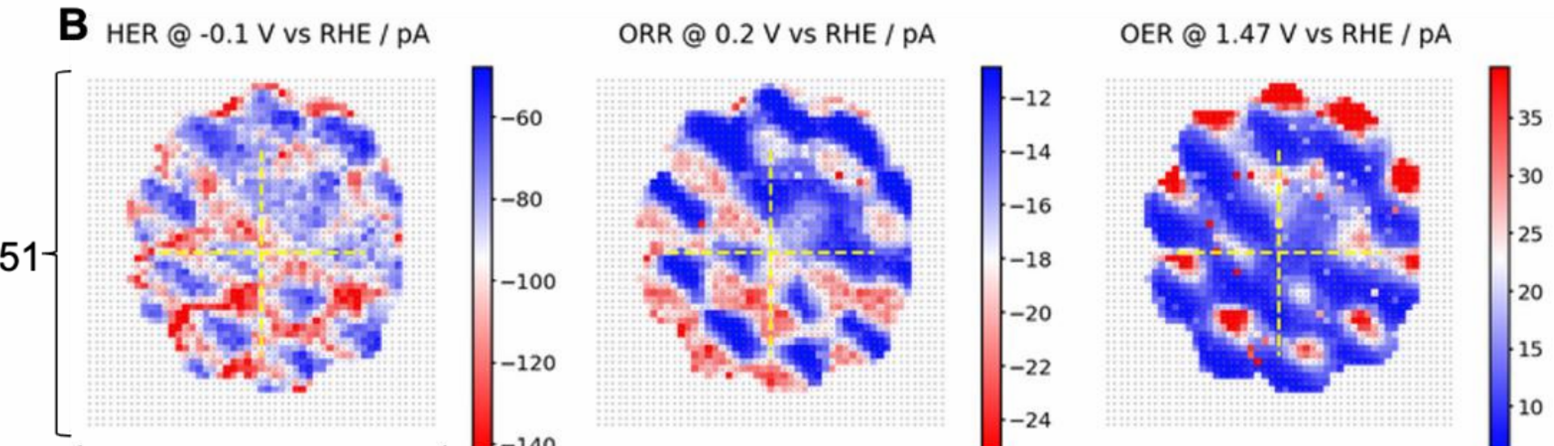
#> input picture Figure1/activitymap.png, 1554 x 446 px
$ python get_exp_activity.py
#> lines starting #> are read from the running program, lines starting #| are printed output that depends on the picture; after the words box and inside, x2 and y2 are one past the last pixel; in counts of white or black regions, pixels touching at a corner belong together
from PIL import Image
import numpy as np
import json
from matplotlib import cm
import os

save_dir = '../Data/'

if not os.path.exists(save_dir):
    os.makedirs(save_dir)

im_frame2 = Image.open('activitymap.png')
#> im_frame2 is the input picture: PIL image 1554x446 RGBA; mean R, G, B, A 215.3, 206.5, 231.3, 255
img2 = np.asarray(im_frame2)
value = [[[] for _ in range (51)] for _ in range(51)]
value_list = []

start1 = [86,426]
end1 = [436,78]
x1 = np.linspace(start1[0],end1[0],num=51)
y1 = np.linspace(start1[1],end1[1],num=51)
xs1,ys1 = np.meshgrid(x1,y1)
xs1 = xs1.reshape(-1)
ys1 = ys1.reshape(-1)
x1 = np.round(x1).astype(int)
y1 = np.round(y1).astype(int)
pixel_values = np.zeros((y1.shape[0],x1.shape[0],4))
for pixel_x in range(0,x1.shape[0]-1):
    for pixel_y in range(0,y1.shape[0]-1):
        pixel_values[y1.shape[0]-pixel_y-1,pixel_x] = img2[y1[pixel_y+1]:y1[pixel_y],x1[pixel_x]:x1[pixel_x+1]].mean(axis=0).mean(axis=0)
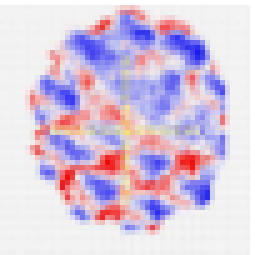
#> pixel_values: shape (51, 51, 4) float64 (shown 5 times larger); mean R, G, B, A 206.9, 190.4, 213.6, 245.1; transparent parts drawn white

pixel_values /=255

for i in range(len(value)):
    value[i][49:] = [0] * len(value[i][49:])

for i in range(49, len(value)):
    value[i] = [0] * len(value[i])

for pixel_x in range(0,x1.shape[0]-2):
    for pixel_y in range(0,y1.shape[0]-2):
        if (pixel_values[pixel_y, pixel_x] > 0.92).all():
            value[pixel_y][pixel_x]=0
        if (pixel_values[pixel_y, pixel_x] == 0).all():
            value[pixel_y][pixel_x]=0

start1 = [595,426]
end1 = [945,78]
x1 = np.linspace(start1[0],end1[0],num=51)
y1 = np.linspace(start1[1],end1[1],num=51)
xs1,ys1 = np.meshgrid(x1,y1)
xs1 = xs1.reshape(-1)
ys1 = ys1.reshape(-1)
x1 = np.round(x1).astype(int)
y1 = np.round(y1).astype(int)
pixel_values = np.zeros((y1.shape[0],x1.shape[0],4))
for pixel_x in range(0,x1.shape[0]-1):
    for pixel_y in range(0,y1.shape[0]-1):
        pixel_values[y1.shape[0]-pixel_y-1,pixel_x] = img2[y1[pixel_y+1]:y1[pixel_y],x1[pixel_x]:x1[pixel_x+1]].mean(axis=0).mean(axis=0)
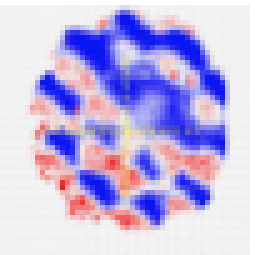
#> pixel_values: shape (51, 51, 4) float64 (shown 5 times larger); mean R, G, B, A 185.6, 174.9, 218.8, 245.1; transparent parts drawn white

pixel_values /=255

ngrid = 1000
x = np.linspace(-25, -11, ngrid)
y = cm.bwr(1 - (x + 25) / 14)

for i in range(51):
    for j in range(51):
        exp = pixel_values[i][j][:-1]
        dist = np.sqrt(np.sum((y[:, :3] - exp) ** 2, axis=1))
        if value[i][j] == 0:
            pass
        else:
            index = np.argmin(dist)
            value[i][j] = x[index]
            value_list.append(value[i][j])
#> after the loop, value = 51 items; value_list = 1457 values, max -11.43 at index 55, min -24.01 at index 1221, mean -16.23

value_array = np.array(value, dtype=float)
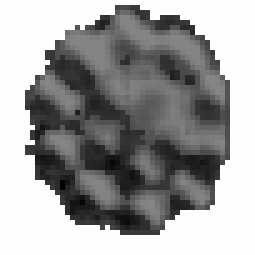
#> value_array: shape (51, 51) float64 (shown 5 times larger); min -24.01, max 0, mean -9.09; drawn with min black and max white

valid_mask = (value_array != 0)
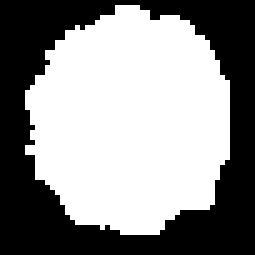
#> valid_mask: shape (51, 51) bool (shown 5 times larger); 56% white; 1 black region, box (x1, y1, x2, y2) and area: (0, 0, 51, 51) 1144
exp_data_valid = value_array[valid_mask]
#> exp_data_valid has the same summary as value_list
exp_log = np.log(exp_data_valid - np.min(exp_data_valid) + 1)
#> exp_log = 1457 values, max 2.61 at index 55, min 0 at index 1221, mean 2.09

exp_min, exp_max = np.min(exp_log), np.max(exp_log)
#> exp_min = 0; exp_max = 2.61
exp_scaled_values = (exp_log - exp_min) / (exp_max - exp_min)
#> exp_scaled_values = 1457 values, max 1 at index 55, min 0 at index 1221, mean 0.803

exp_map_viz = np.full((51, 51), np.nan)
exp_map_viz[valid_mask] = exp_scaled_values
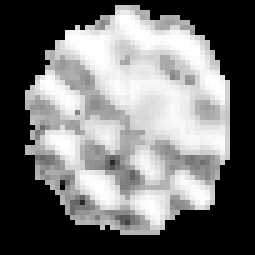
#> exp_map_viz: shape (51, 51) float64 (shown 5 times larger); 43.98% of the values are NaN or infinite; the others: min 0, max 1, mean 0.803; drawn with min black, max white, NaN and infinite black

json.dump(exp_scaled_values.tolist(), open(os.path.join(save_dir, 'exp_scaled_activity_1D.json'), 'w'))
json.dump(exp_map_viz.tolist(), open(os.path.join(save_dir, 'exp_scaled_activity_2D.json'), 'w'))
